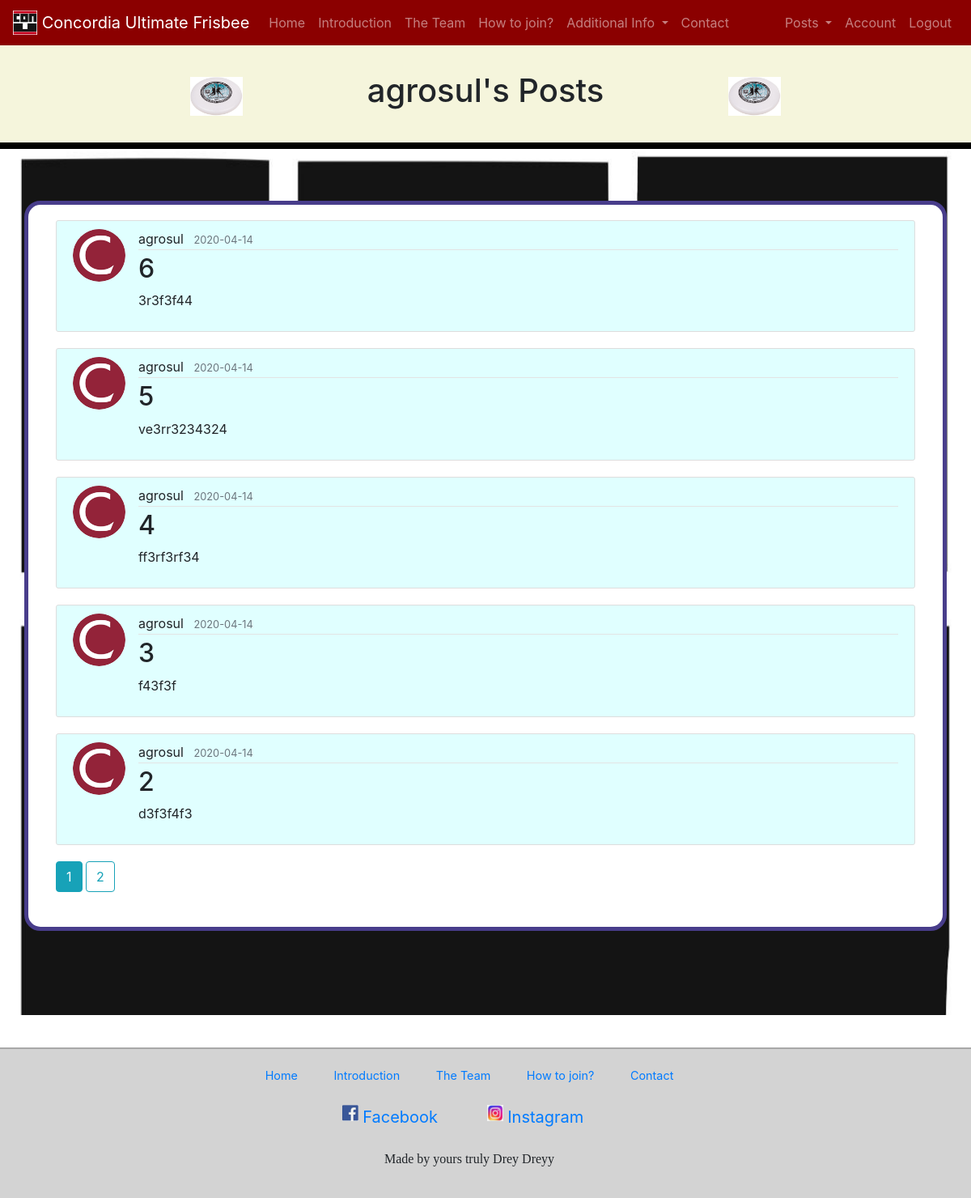
The app's page /user/agrosul (signed in) with its own data.
### website/models.py (models this page shows, shortened)
class Post(db.Model):
    id = db.Column(db.Integer, primary_key=True)
    title = db.Column(db.String(100), nullable=False)
    date_posted = db.Column(db.DateTime, nullable=False, default=datetime.utcnow)
    content = db.Column(db.Text, nullable=False)
    user_id = db.Column(db.Integer, db.ForeignKey('user.id'), nullable=False)

class User(db.Model, UserMixin):
    id = db.Column(db.Integer, primary_key=True)
    username = db.Column(db.String(30), unique=True, nullable=False)
    email = db.Column(db.String(100), unique=True, nullable=False)
    image_file = db.Column(db.String(20), nullable=False, default='default.jpg')
    password = db.Column(db.String(30), nullable=False)
    posts = db.relationship('Post', backref='author', lazy=True)

### website/users/routes.py (the view)
@users.route("/user/<string:username>")
@login_required
def user_posts(username):
    page = request.args.get('page', 1, type=int)
    user = User.query.filter_by(username=username).first_or_404()
    posts = Post.query.filter_by(author=user)\
        .order_by(Post.date_posted.desc())\
        .paginate(page=page, per_page=5)
    return render_template('Post/user_posts.html', header=username+"'s Posts", posts=posts, user=user)

### website/models.py (called while the page is built)
@login_manager.user_loader
def load_user(user_id):
    return User.query.get(int(user_id))

### website/templates/Post/user_posts.html (shortened to what this page needs)
{% extends "base_template.html" %}
{% block css %}
    <link rel="stylesheet" type="text/css" href="{{ url_for('static',filename='css/posts.css') }}">
{% endblock %}
{% block main %}
   <div class="row box">
    <div class="col">
     {% for post in posts.items %}
        <article class="media content-section">
          <img class="rounded-circle article-img" src="{{ url_for('static', filename='profile_pics/' + post.author.image_file) }}">
          <div class="media-body">
            <div class="article-metadata">
              <a class="mr-2">{{ post.author.username }}</a>
              <small class="text-muted">{{ post.date_posted.strftime('%Y-%m-%d') }}</small>
            </div>
            <h2><a class="article-title">{{ post.title }}</a></h2>
            <p class="article-content">{{ post.content }}</p>
          </div>
        </article>
    {% endfor %}
    {% for page_num in posts.iter_pages(left_edge=1, right_edge=1, left_current=1, right_current=2) %}
      {% if page_num %}
        {% if posts.page == page_num %}
          <a class="btn btn-info mb-4" href="{{ url_for('users.user_posts', username=user.username, page=page_num) }}">{{ page_num }}</a>
        {% else %}
          <a class="btn btn-outline-info mb-4" href="{{ url_for('users.user_posts', username=user.username, page=page_num) }}">{{ page_num }}</a>
        {% endif %}
      {% else %}
        ...
      {% endif %}
    {% endfor %}
    </div>
   </div>
{% endblock %}

### website/static/css/main.css (style rules this page uses)
.box { padding: 19px; background: #fff; border: 5px solid darkslateblue; border-radius: 20px; margin-bottom: 40px; }
.article-title { color: #444444; }
.article-content { white-space: pre-line; }
.article-img { height: 65px; width: 65px; margin-right: 16px; }
.article-metadata { padding-bottom: 1px; margin-bottom: 4px; border-bottom: 1px solid #e3e3e3 }
.content-section { background: lightcyan; padding: 10px 20px; border: 1px solid #dddddd; border-radius: 3px; margin-bottom: 20px; }

### records on screen
Post: image_file (picture), author.username "agrosul", date_posted "2020-04-14", title "6", content "3r3f3f44"
Post: image_file (picture), author.username "agrosul", date_posted "2020-04-14", title "5", content "ve3rr3234324"
Post: image_file (picture), author.username "agrosul", date_posted "2020-04-14", title "4", content "ff3rf3rf34"
Post: image_file (picture), author.username "agrosul", date_posted "2020-04-14", title "3", content "f43f3f"
Post: image_file (picture), author.username "agrosul", date_posted "2020-04-14", title "2", content "d3f3f4f3"

### other values on screen
{{ header }} "agrosul's Posts"
{{ page_num }} "1"
{{ page_num }} "2"
